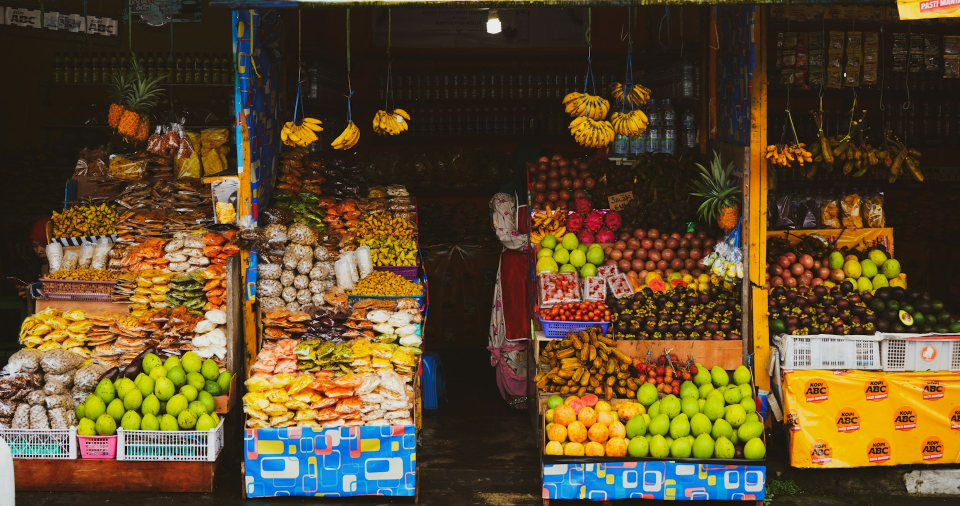
%> input picture Lab2/images/test_images/colorful.jpg, 1920 x 1012 px (shown at 1/2 size)
$ octave --eval "Q3_grayscale_conversion;"   (GNU Octave 9; MATLAB toolbox functions it lacks are replaced by stand-ins)
%> lines starting %> are read from the running program, lines starting %| are printed output that depends on the picture
% Q3: Different Methods of Grayscale Conversion
% This function implements and compares different grayscale conversion methods

function Q3_grayscale_conversion(image_path)
    if nargin < 1
        image_path = 'images/test_images/colorful.jpg';
    end

    fprintf('=== Q3: Grayscale Conversion Methods Comparison ===\n\n');

    try
        % Load color image
        color_img = imread(image_path);
%> color_img is the input picture: size 1012x1920x3 uint8; mean R, G, B 92.8, 73.8, 42.2

        if size(color_img, 3) ~= 3
            error('Input image must be a color (RGB) image');
        end

        fprintf('Processing image: %s\n', image_path);
        fprintf('Image dimensions: %dx%dx%d\n', size(color_img));
%| Image dimensions: 1012x1920x3

        % Convert to double for calculations
        img_double = double(color_img);

        % Method 1: Average Method
        gray_average = uint8(mean(img_double, 3));

        % Method 2: Luminosity Method (standard RGB to grayscale)
        % Using standard luminosity weights: R=0.299, G=0.587, B=0.114
        gray_luminosity = uint8(0.299 * img_double(:,:,1) + ...
                               0.587 * img_double(:,:,2) + ...
                               0.114 * img_double(:,:,3));
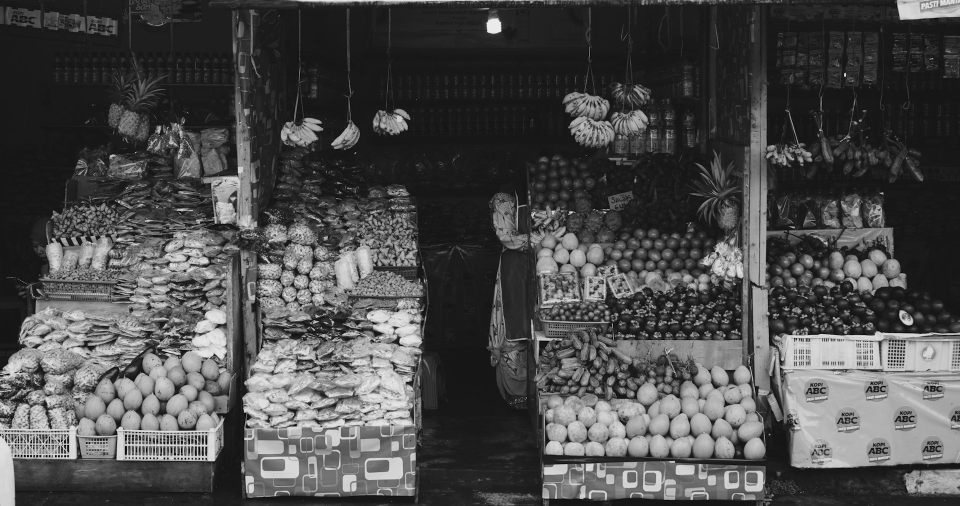
%> gray_luminosity: size 1012x1920 uint8 (shown at 1/2 size); min 0, max 246, mean 75.8

        % Method 3: Desaturation Method (average of min and max)
        img_min = min(img_double, [], 3);
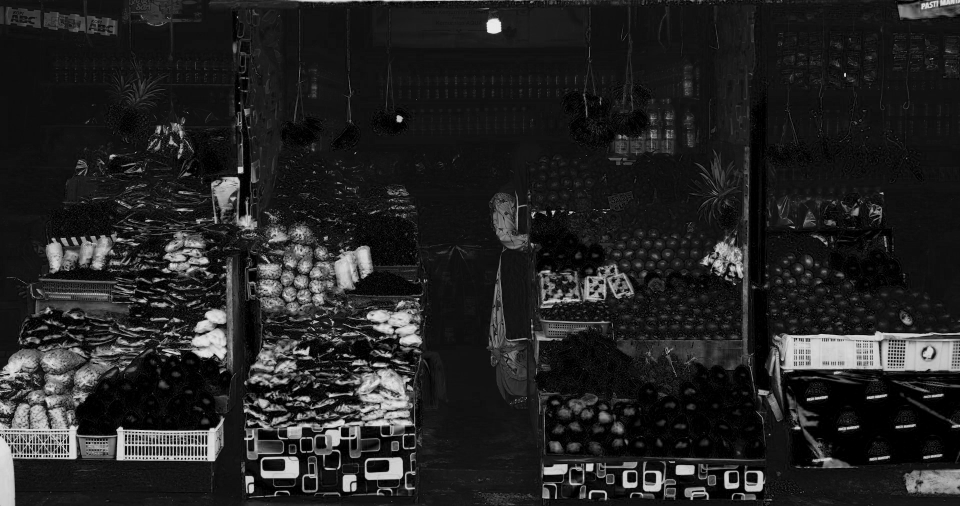
%> img_min: size 1012x1920 double (shown at 1/2 size); min 0, max 245, mean 35.1
        img_max = max(img_double, [], 3);
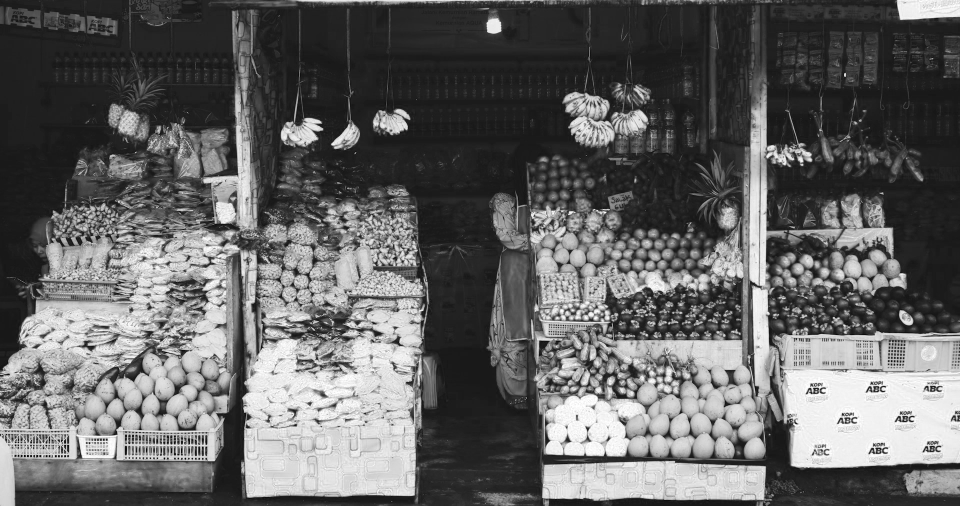
%> img_max: size 1012x1920 double (shown at 1/2 size); min 0, max 255, mean 100.4
        gray_desaturation = uint8((img_min + img_max) / 2);
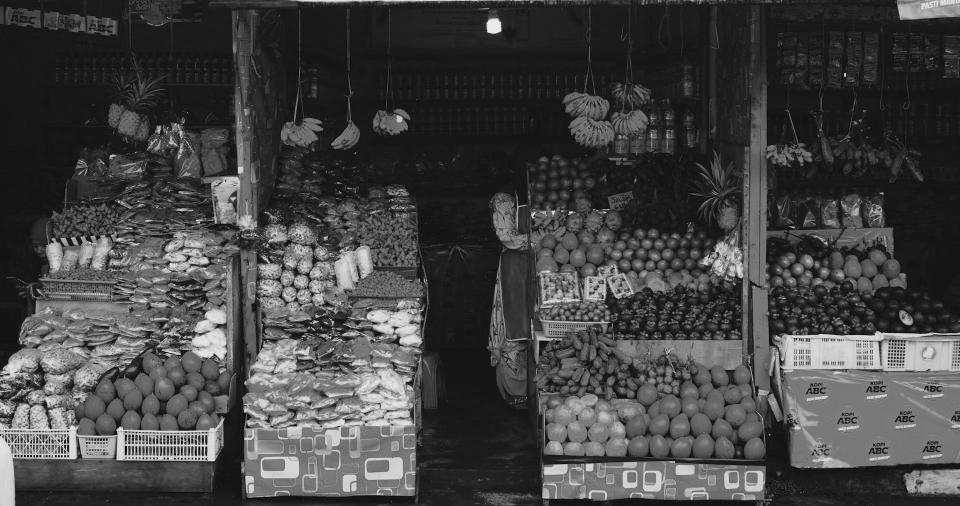
%> gray_desaturation: size 1012x1920 uint8 (shown at 1/2 size); min 0, max 246, mean 68

        % Method 4: Single Channel Methods
        gray_red = img_double(:,:,1);
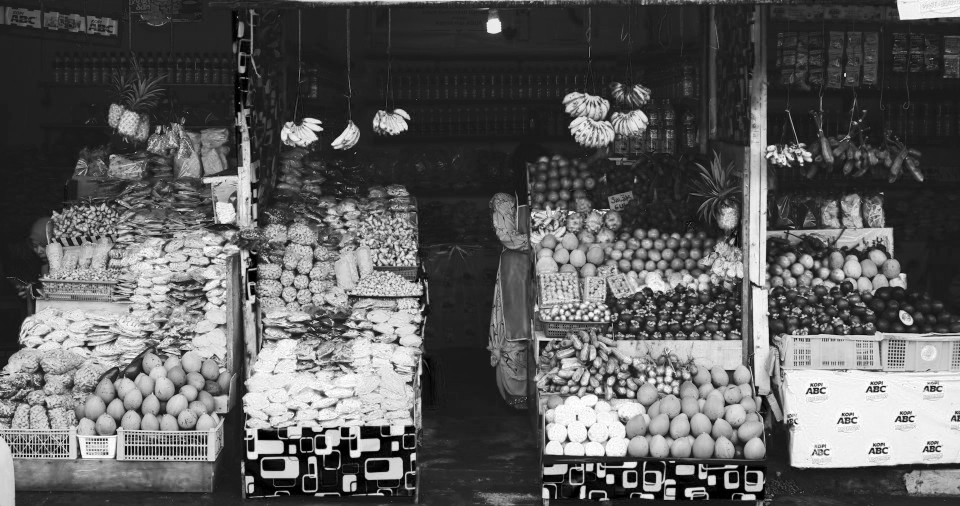
%> gray_red: size 1012x1920 double (shown at 1/2 size); min 0, max 255, mean 92.8
        gray_green = img_double(:,:,2);
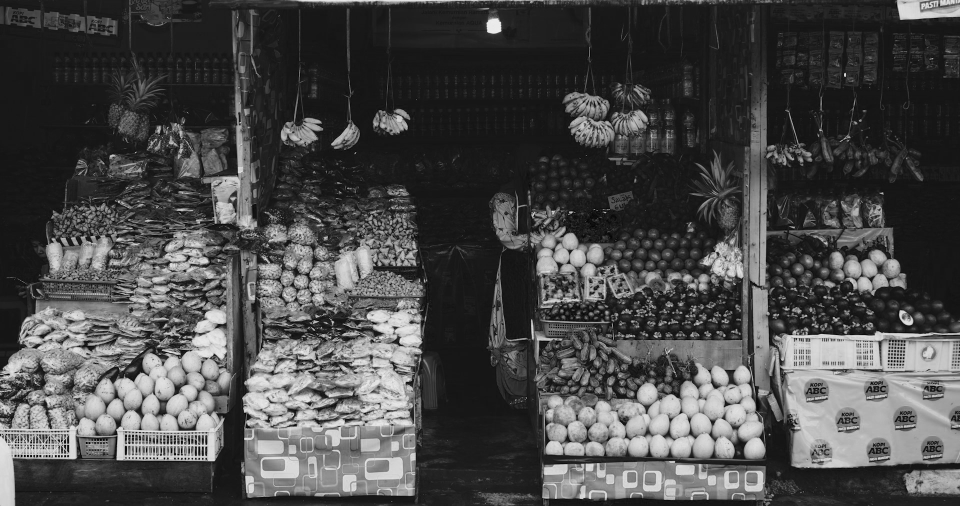
%> gray_green: size 1012x1920 double (shown at 1/2 size); min 0, max 247, mean 73.8
        gray_blue = img_double(:,:,3);
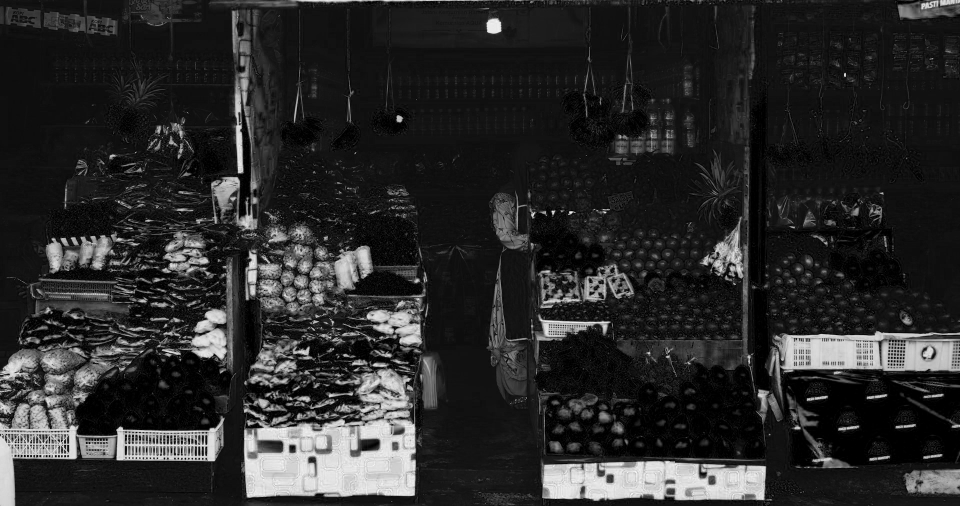
%> gray_blue: size 1012x1920 double (shown at 1/2 size); min 0, max 255, mean 42.2

        % Method 5: Weighted Average (custom weights)
        gray_custom = uint8(0.25 * img_double(:,:,1) + ...
                           0.50 * img_double(:,:,2) + ...
                           0.25 * img_double(:,:,3));

        % Method 6: Octave built-in function
        gray_builtin = rgb2gray(color_img);

        % Display results
        figure('Name', 'Q3: Grayscale Conversion Methods', 'Position', [50, 50, 1400, 800]);

        % Original color image
        subplot(3, 3, 1);
        imshow(color_img);
        title('Original Color Image');

        % Different grayscale methods
        subplot(3, 3, 2);
        imshow(gray_average);
        title('Average Method');

        subplot(3, 3, 3);
        imshow(gray_luminosity);
        title('Luminosity Method');

        subplot(3, 3, 4);
        imshow(gray_desaturation);
        title('Desaturation Method');

        subplot(3, 3, 5);
        imshow(uint8(gray_red));
        title('Red Channel Only');

        subplot(3, 3, 6);
        imshow(uint8(gray_green));
        title('Green Channel Only');

        subplot(3, 3, 7);
        imshow(uint8(gray_blue));
        title('Blue Channel Only');

        subplot(3, 3, 8);
        imshow(gray_custom);
        title('Custom Weighted');

        subplot(3, 3, 9);
        imshow(gray_builtin);
        title('Octave Built-in');

        % Analysis and comparison
        fprintf('\n=== Method Analysis ===\n');

        % Calculate statistics for each method
        methods = {'Average', 'Luminosity', 'Desaturation', 'Red Channel', ...
                  'Green Channel', 'Blue Channel', 'Custom Weighted', 'Built-in'};
        images = {gray_average, gray_luminosity, gray_desaturation, uint8(gray_red), ...
                 uint8(gray_green), uint8(gray_blue), gray_custom, gray_builtin};
%> images = 8 items

        fprintf('Method\t\t\tMean\tStd\tMin\tMax\n');
        fprintf('----------------------------------------\n');

        for i = 1:length(methods)
            img_stats = double(images{i});
            mean_val = mean(img_stats(:));
            std_val = std(img_stats(:));
            min_val = min(img_stats(:));
            max_val = max(img_stats(:));

            fprintf('%-15s\t%.1f\t%.1f\t%d\t%d\n', methods{i}, mean_val, std_val, min_val, max_val);
        end
%> this loop made 8 passes
%> (mean_val, std_val, max_val) on passes 1 to 8: (69.59, 54.79, 246), (75.85, 60.39, 246), (67.99, 52.59, 246), (92.83, 74.81, 255), (73.77, 62.52, 247), (42.19, 56.13, 255), (70.74, 56.36, 246), (75.85, 60.38, 246)
%| Average        	69.6	54.8	0	246
%| Luminosity     	75.8	60.4	0	246
%| Desaturation   	68.0	52.6	0	246
%| Red Channel    	92.8	74.8	0	255
%| Green Channel  	73.8	62.5	0	247
%| Blue Channel   	42.2	56.1	0	255
%| Custom Weighted	70.7	56.4	0	246
%| Built-in       	75.8	60.4	0	246

        fprintf('\n=== Method Characteristics ===\n');
        fprintf('1. Average Method: Simple but may not preserve perceived brightness\n');
        fprintf('2. Luminosity Method: Best for human vision, preserves perceived brightness\n');
        fprintf('3. Desaturation Method: Maintains color intensity range\n');
        fprintf('4. Single Channels: Show specific color component information\n');
        fprintf('5. Custom Weighted: Allows fine-tuning for specific applications\n');
        fprintf('6. Built-in: Optimized implementation, usually uses luminosity method\n');

        % Save results
        [~, name, ~] = fileparts(image_path);
        imwrite(gray_luminosity, sprintf('images/gray_luminosity_%s.jpg', name));
        imwrite(gray_average, sprintf('images/gray_average_%s.jpg', name));
        imwrite(gray_desaturation, sprintf('images/gray_desaturation_%s.jpg', name));

        fprintf('\nGrayscale images saved to images/ directory\n');

    catch ME
        fprintf('ERROR: %s\n', ME.message);
    end
end
